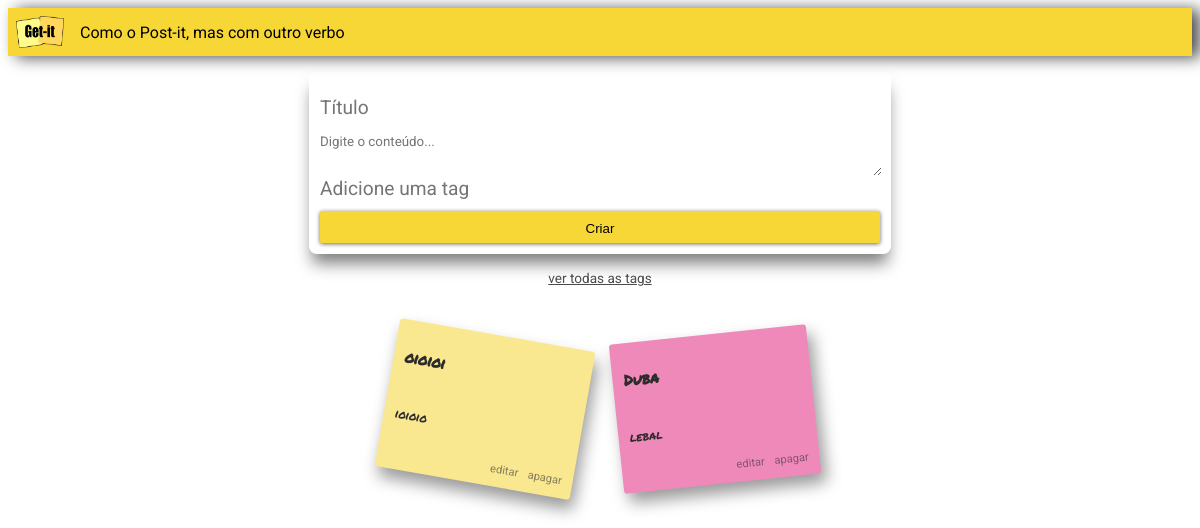
The app's page /, older data.
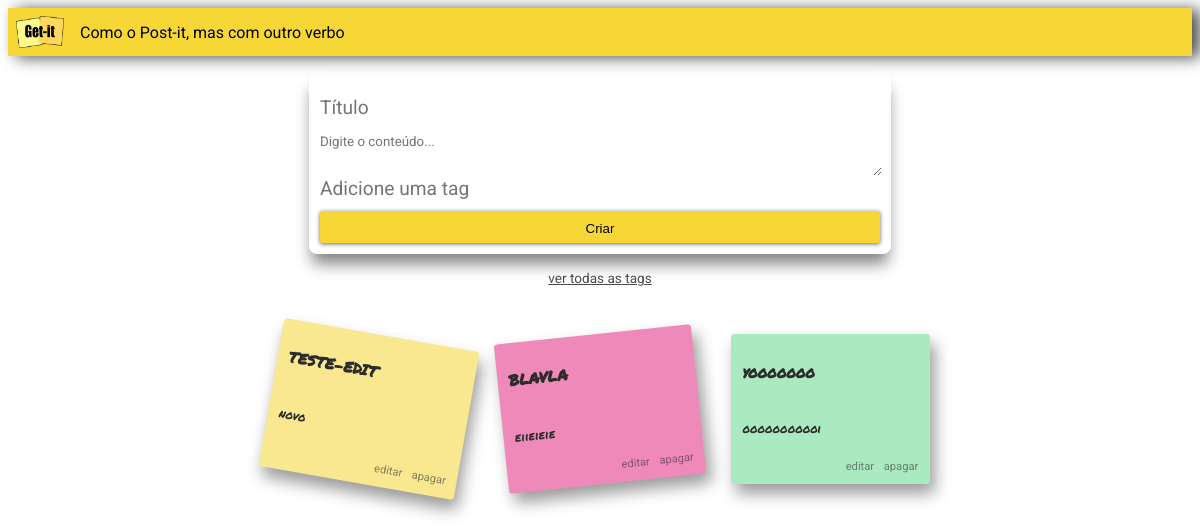
The same page, newer data.
### notes/models.py (models this page shows, shortened)
class Note(models.Model):
    title = models.CharField(max_length=200)
    content = models.TextField(null=True)
    tag = models.ForeignKey(Tag, null=True, on_delete=models.CASCADE)

### notes/views.py (the view)
# urls.py: path('', views.index, name='index'),
def index(request):
    if request.method == 'POST':
        title = request.POST.get('titulo')
        content = request.POST.get('detalhes')
        Note.objects.create(title=title, content=content, tag=get_tag(request))
        return redirect('index')
    else:
        all_notes = Note.objects.all()
        return render(request, 'notes/index.html', {'notes': all_notes})

### notes/templates/notes/index.html (shortened to what this page needs)
{% extends "notes/base.html" %}
{% block content %}
<form class="form-card" method="post">
  <input
    class="form-card-title"
    id="titulo"
    type="text"
    name="titulo"
    placeholder="Título"
  />
  <textarea
    class="autoresize"
    id="detalhes"
    name="detalhes"
    placeholder="Digite o conteúdo..."
  ></textarea>
  <input
    class="form-card-tag"
    type="text"
    id="tag"
    name="tag"
    placeholder="Adicione uma tag"
  />
  <button class="btn" type="submit">Criar</button>
</form>
<a class="tags-link" href="{% url 'tags' %}">ver todas as tags</a>
{% include "notes/cards.html" %}
{% endblock %}

### notes/templates/notes/base.html (shortened to what this page needs)
{% load static %}
<!DOCTYPE html>
<html lang="pt-br">
  <head>
    <link
      rel="stylesheet"
      href="https://cdnjs.cloudflare.com/ajax/libs/meyer-reset/2.0/reset.min.css"
    />
    <link rel="stylesheet" href="{% static 'notes/getit.css' %}" />
  </head>
  <body>
    <div class="appbar">
      <img src="{% static 'notes/img/logo-getit.png' %}" class="logo" />
      <span class="subtitle">Como o Post-it, mas com outro verbo</span>
    </div>
    <main class="container">{% block content %}{% endblock %}</main>
  </body>
</html>

### notes/templates/notes/cards.html (shortened to what this page needs)
<div class="card-container">
  {% for note in notes %}
  <div class="card">
    <h3 class="card-title">{{ note.title }}</h3>
    <div class="card-content">
      <p>{{ note.content|default:'' }}</p>
    </div>
    <div class="card-actions">
    <a class="card-action" href="{% url 'update' note.id %}">editar</a>
    <a class="card-action" href="{% url 'delete' note.id %}">apagar</a>
  </div>
  </div>
  {% endfor %}
</div>

### notes/static/notes/getit.css (style rules this page uses)
html, body { font-family: "Roboto", sans-serif; }
.logo { height: 2rem; width: 3rem; padding-right: 1rem; padding-left: 0.5rem; }
.appbar { display: flex; flex-direction: row; justify-content: left; align-items: center; height: 3rem; background-color: #f7d736; box-shadow: 0.5rem 0.1rem 1rem #4c4c4c; }
.container { display: flex; flex-direction: column; align-items: center; }
.form-card { margin-top: 1rem; padding: 0.7rem; height: 10rem; width: 35rem; display: flex; flex-direction: column; align-items: center; border: 0.1rem none black; border-radius: 0.5rem; box-shadow: 0rem 0.8rem 1rem -0.2rem rgba(0, 0, 0, 0.50) }
.form-card-title { width: 100%; height: 35%; border: none; font-family: 'Roboto', sans-serif; font-size: 1.2rem; }
.autoresize, .form-card-tag { width: 100%; height: 30%; border: none; font-family: 'Roboto', sans-serif; }
.form-card-tag { height: auto; font-size: 1.2rem; margin-bottom: 0.6rem; }
.btn { width: 100%; }
.btn { position: relative; display: block; padding: 10px 15px; overflow: hidden; border-width: 0; outline: none; border-radius: 2px; box-shadow: 0 1px 4px rgba(0, 0, 0, 0.6); background-color: #f7d736; transition: background-color 0.3s; }
.btn:before { content: ""; position: absolute; top: 50%; left: 50%; display: block; width: 0; padding-top: 0; border-radius: 100%; background-color: rgba(236, 240, 241, 0.3); -webkit-transform: translate(-50%, -50%); -moz-transform: translate(-50%, -50%); -ms-transform: translate(-50%, -50%); -o-transform: translate(-50%, -50%); transform: translate(-50%, -50%); }
.card-container { display: flex; flex-wrap: wrap; align-items: flex-start; justify-content: center; gap: 2.5rem 2rem; max-width: 75rem; margin: 3rem auto; padding: 0 2rem; }
.card { --rotation: -2deg; width: 11rem; min-height: 7rem; padding: 0.7rem; display: flex; flex-direction: column; gap: 0.7rem; border-radius: 0.2rem; box-shadow: 0.3rem 0.6rem 1rem rgba(0, 0, 0, 0.4); transform: rotate(var(--rotation)); }
.card-color-1 { background-color: #fae890; }
.card-color-2 { background-color: #ef89ba; }
.card-color-4 { background-color: #abe9c1; }
.card-rotation-3 { --rotation: -6deg; }
.card-rotation-6 { --rotation: 0deg; }
.card-rotation-11 { --rotation: 10deg; }
.card-title { font-family: "Permanent Marker", cursive; font-size: 0.95rem; color: #2c2c2c; }
.card-content p { font-family: "Permanent Marker", cursive; font-size: 0.75rem; line-height: 1.3; color: #2c2c2c; }
.card-actions { display: flex; justify-content: flex-end; gap: 0.6rem; margin-top: auto; }
.card-action { font-family: "Roboto", sans-serif; font-size: 0.7rem; color: #2c2c2c; opacity: 0.55; text-decoration: none; }
.tags-link { margin-top: 1rem; font-family: "Roboto", sans-serif; font-size: 0.85rem; color: #4c4c4c; }
.card-content { overflow-wrap: anywhere; }
.card-content p { display: -webkit-box; -webkit-line-clamp: 8; -webkit-box-orient: vertical; overflow: hidden; }

Row changes from the older to the newer data that the page shows:
removed Note: title "oioioi", content "ioioio"
removed Note: title "Duba", content "lebal"
added Note: title "TESTE-EDIT", content "novo"
added Note: title "BLAVLA", content "eiieieie"
added Note: title "yooooooo", content "ooooooooooi"
